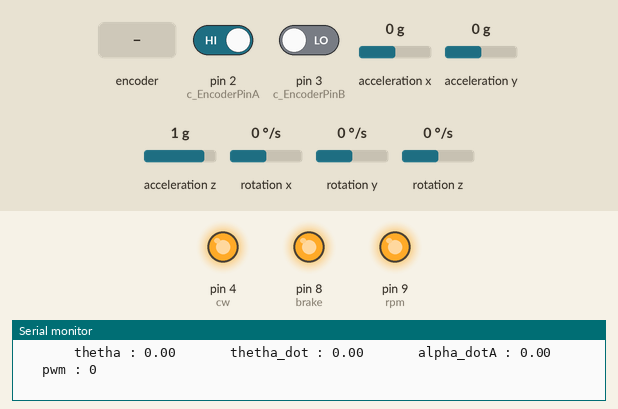
A sketch run on a simulated Arduino Uno, built with avr-gcc and run on an emulated ATmega328P. On the bench: output pins drawn as LEDs (lit = HIGH), the last lines printed to the serial monitor. The test bench sets the inputs (shaded band); at power-on: acceleration y 0 g, rotation x 0 °/s, pin 2 (c_EncoderPinA) HIGH, pin 3 (c_EncoderPinB) LOW, acceleration x 0 g, acceleration z 1 g, rotation y 0 °/s, rotation z 0 °/s.

Above: at 1.2 s.
1.3 s: rotary encoder on pin 2 (c_EncoderPinA) / pin 3 (c_EncoderPinB) turned 3 steps (first pin leading)
At 1.45 s:
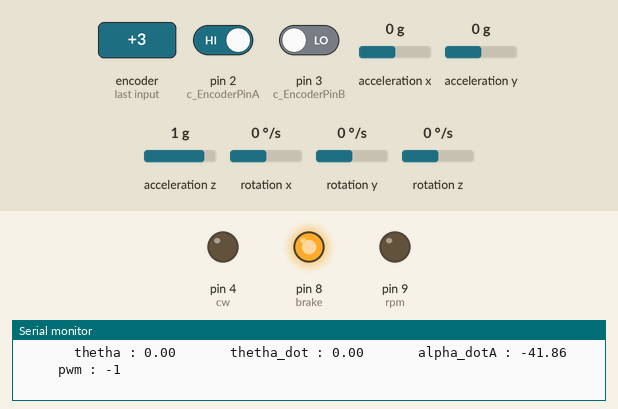
4.3 s: acceleration y set to 0.8 g
At 5.1 s:
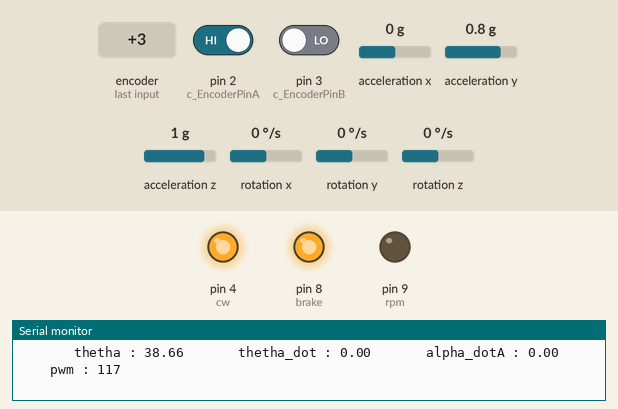
8.9 s: rotation x set to -192 °/s
At 9.3 s:
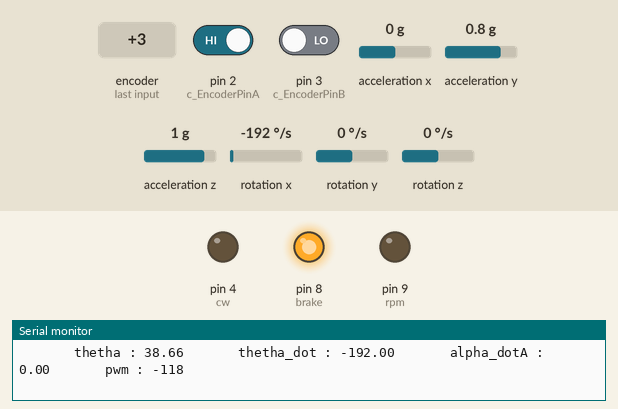
Timing chart, 0 to 11.9 s (numbered marks = the images above; inputs shaded):
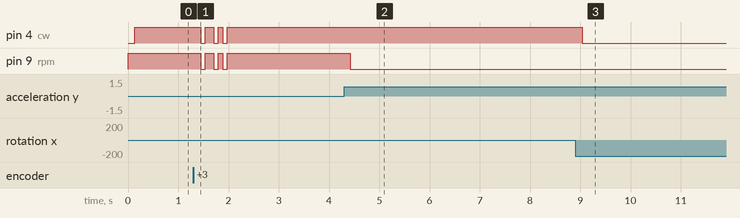

Measured:
- after the input at 1.3 s, pin 4 (cw), pin 9 (rpm): goes LOW 0.09 s, HIGH 0.18 s, LOW 0.09 s, HIGH 0.09 s, LOW 0.09 s, then HIGH, starting after 0.15 s
- after the input at 4.3 s, pin 9 (rpm): HIGH → LOW after 0.13 s
- after the input at 8.9 s, pin 4 (cw): HIGH → LOW after 0.14 s

The sketch:

invertedpendulumLQR.ino
```cpp
#include "Arduino.h"
#include <digitalWriteFast.h>
#include "Wire.h"
#include <MPU6050_light.h>
#include <Servo.h>


MPU6050 mpu(Wire);

//Declare NIDEC Motor pins and encoder pins
#define brake  8
#define cw     4
#define rpm    9

#define c_EncoderPinA 2
#define c_EncoderPinB 3

// Declareation of vairiables
float alpha_dot,alphaA,alphai;
float prev_time,current_time,dt;
float k[3] ={-217.11238, -87.33416, -0.098};// K Matrix
float y_setpoint[3] = {0, 0, 0};
float x=0.0;
float x_dt=0.0;
float Ut,Ut_new;
int pwm;
const float pi = 3.14159;

volatile int _EncoderBSet;
volatile long _EncoderTicks = 0;
long copy_EncoderTicks = 0; //new variable for protected copy

/////////////NIDEC Motor//////////////
void nidec_motor_init()
{
  pwm = 255;
  pinMode(brake, OUTPUT);
  pinMode(cw, OUTPUT);
  pinMode(rpm, OUTPUT);

  digitalWrite(brake, HIGH);  //go=1
  digitalWrite(cw, LOW);      //direction ccw
  analogWrite(rpm, pwm);

}

void nidec_motor_control(int pwm)
{
  if (pwm < 0)
  {
    digitalWrite(cw, LOW);
    pwm = -pwm;
  }
  else {
    digitalWrite(cw, HIGH);
  }
  pwm = map(pwm,0,255,255,0);
  analogWrite(rpm, pwm);
}

void nidec_motor_brake()
{
  digitalWrite(brake, LOW);  //go=1
  analogWrite(rpm, 255);
}
//////////////////////////////////////


/////////////Timer1 ISR for IMU///////
void timer1_init()
{
    cli(); //Clears the global interrupts
    TIMSK1 = 0x01; //timer5 overflow interrupt enable
    TCCR1B = 0x00; //stop
    TCNT1H = 0xA2; //Counter higher 8 bit value
    TCNT1L = 0x3F; //Counter lower 8 bit value
    TCCR1A = 0x00;
    TCCR1C = 0x00;
    TCCR1B = 0x02; //start Timer, prescaler 8
    sei();   //Enables the global interrupts
}

ISR (TIMER1_OVF_vect)
{
    sei();
    TCNT1H = 0xA2; //Counter higher 8 bit value
    TCNT1L = 0x3F; //Counter lower 8 bit value
    mpu.update();
    cli();
    x = mpu.getAngleX();
    x_dt = mpu.getGyroX();
    //Serial.println(x);
    //Serial.println(x_dt);
}


void setup()
{
  Serial.begin(9600);
  Wire.begin();

  byte status = mpu.begin();
  Serial.print(F("MPU6050 status: "));
  Serial.println(status);
  while(status!=0){ } // stop everything if could not connect to MPU6050
  Serial.println("MPU begin done!\n");
  Serial.println("Begin Device initialization:\n");
  digitalWrite(c_EncoderPinA, LOW); // turn on pullup resistors
  pinMode(c_EncoderPinB, INPUT); // sets pin B as input
  digitalWrite(c_EncoderPinB, LOW); // turn on pullup resistors
  attachInterrupt(digitalPinToInterrupt(c_EncoderPinA), HandleMotorInterruptAfirst, RISING);
  nidec_motor_init();
  Serial.println("NIDEC initialized\n");
  timer1_init();
  Serial.println("Timer initialized\n");
  prev_time = millis();
  alpha_dot = 0;
}

void loop()
{


  noInterrupts();
  copy_EncoderTicks = _EncoderTicks;
  interrupts();

  delay(30);
  current_time = millis();

  alphaA = copy_EncoderTicks*3.6;
  dt = (current_time - prev_time)/1000;
  alpha_dot = (alphaA - alphai)/dt;

  Ut = -1*( k[0]*(x-y_setpoint[0]) + k[1]*(x_dt-y_setpoint[1]) + k[2]*(alpha_dot-y_setpoint[2])); //100;

  // torque to alpha_dot
  //another eq Ut = I*alpha_dot_dot
  // Ut/I = (alpha_dotA - alpha_doti)/dt

  //alpha_dotA = alpha_doti + (Ut/I)*dt;
  //alpha_dotA = constrain(alpha_dotA,-19260,19260);
  Ut_new = constrain(Ut,-18200,18200);
  ///alpha_dot to desired pwm singnal

  pwm = map(Ut_new,-18200,18200,-255,255);

  //alpha_dot = pwm*71.372549;
  alphai = alphaA;
  prev_time = current_time;
  print_data();


  /////////////////////////////////
  nidec_motor_control(pwm) ;
  ////////////////////////////////


}

void print_data(){
  Serial.print("       thetha : ");Serial.print(x);
  Serial.print("       thetha_dot : ");Serial.print(x_dt);
  Serial.print("       alpha_dotA : ");Serial.print(alpha_dot);
  Serial.print("       pwm : ");Serial.println(pwm);

}


void HandleMotorInterruptAfirst()
{
  // Test transition; since the interrupt will only fire on 'rising' we don't need to read pin A
  _EncoderBSet = digitalReadFast(c_EncoderPinB); // read the input pin

  // and adjust counter + if A leads B
 if(_EncoderBSet>0) {
  _EncoderTicks++;
 }
 else{
  _EncoderTicks--;
 }

}
```
